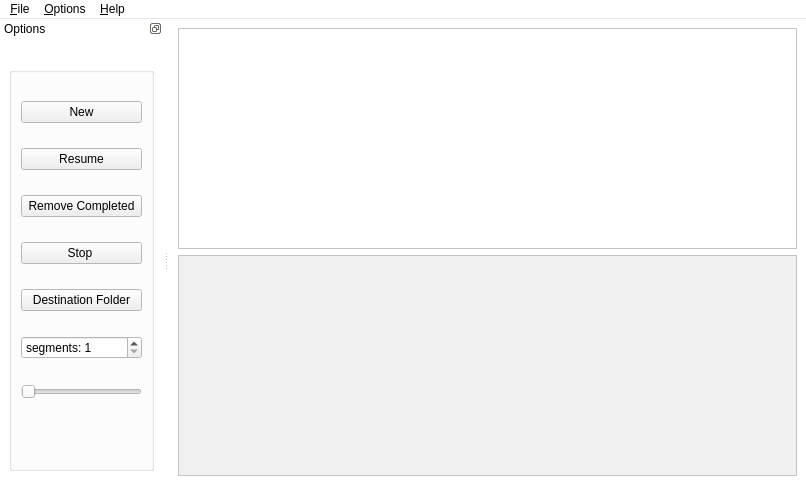
<?xml version="1.0" encoding="UTF-8"?>
<ui version="4.0">
 <author>Fabrizio Di Marco</author>
 <class>karia2</class>
 <widget class="QMainWindow" name="karia2">
  <property name="windowModality">
   <enum>Qt::NonModal</enum>
  </property>
  <property name="geometry">
   <rect>
    <x>0</x>
    <y>0</y>
    <width>806</width>
    <height>501</height>
   </rect>
  </property>
  <property name="palette">
   <palette>
    <active>
     <colorrole role="Base">
      <brush brushstyle="SolidPattern">
       <color alpha="255">
        <red>255</red>
        <green>255</green>
        <blue>255</blue>
       </color>
      </brush>
     </colorrole>
     <colorrole role="Window">
      <brush brushstyle="SolidPattern">
       <color alpha="255">
        <red>255</red>
        <green>255</green>
        <blue>255</blue>
       </color>
      </brush>
     </colorrole>
    </active>
    <inactive>
     <colorrole role="Base">
      <brush brushstyle="SolidPattern">
       <color alpha="255">
        <red>255</red>
        <green>255</green>
        <blue>255</blue>
       </color>
      </brush>
     </colorrole>
     <colorrole role="Window">
      <brush brushstyle="SolidPattern">
       <color alpha="255">
        <red>255</red>
        <green>255</green>
        <blue>255</blue>
       </color>
      </brush>
     </colorrole>
    </inactive>
    <disabled>
     <colorrole role="Base">
      <brush brushstyle="SolidPattern">
       <color alpha="255">
        <red>255</red>
        <green>255</green>
        <blue>255</blue>
       </color>
      </brush>
     </colorrole>
     <colorrole role="Window">
      <brush brushstyle="SolidPattern">
       <color alpha="255">
        <red>255</red>
        <green>255</green>
        <blue>255</blue>
       </color>
      </brush>
     </colorrole>
    </disabled>
   </palette>
  </property>
  <property name="font">
   <font>
    <family>Lucida Grande</family>
   </font>
  </property>
  <property name="windowTitle">
   <string>karia2</string>
  </property>
  <property name="toolButtonStyle">
   <enum>Qt::ToolButtonIconOnly</enum>
  </property>
  <property name="dockNestingEnabled">
   <bool>false</bool>
  </property>
  <property name="unifiedTitleAndToolBarOnMac">
   <bool>false</bool>
  </property>
  <widget class="QWidget" name="centralwidget">
   <layout class="QGridLayout">
    <item row="1" column="0">
     <widget class="QTextBrowser" name="textBrowser">
      <property name="palette">
       <palette>
        <active>
         <colorrole role="Light">
          <brush brushstyle="SolidPattern">
           <color alpha="255">
            <red>255</red>
            <green>255</green>
            <blue>255</blue>
           </color>
          </brush>
         </colorrole>
         <colorrole role="Base">
          <brush brushstyle="SolidPattern">
           <color alpha="255">
            <red>240</red>
            <green>240</green>
            <blue>240</blue>
           </color>
          </brush>
         </colorrole>
        </active>
        <inactive>
         <colorrole role="Light">
          <brush brushstyle="SolidPattern">
           <color alpha="255">
            <red>255</red>
            <green>255</green>
            <blue>255</blue>
           </color>
          </brush>
         </colorrole>
         <colorrole role="Base">
          <brush brushstyle="SolidPattern">
           <color alpha="255">
            <red>240</red>
            <green>240</green>
            <blue>240</blue>
           </color>
          </brush>
         </colorrole>
        </inactive>
        <disabled>
         <colorrole role="Light">
          <brush brushstyle="SolidPattern">
           <color alpha="255">
            <red>255</red>
            <green>255</green>
            <blue>255</blue>
           </color>
          </brush>
         </colorrole>
         <colorrole role="Base">
          <brush brushstyle="SolidPattern">
           <color alpha="255">
            <red>255</red>
            <green>255</green>
            <blue>255</blue>
           </color>
          </brush>
         </colorrole>
        </disabled>
       </palette>
      </property>
      <property name="readOnly">
       <bool>false</bool>
      </property>
      <property name="cursorWidth">
       <number>0</number>
      </property>
     </widget>
    </item>
    <item row="2" column="0">
     <widget class="QLabel" name="label">
      <property name="palette">
       <palette>
        <active>
         <colorrole role="Base">
          <brush brushstyle="SolidPattern">
           <color alpha="255">
            <red>255</red>
            <green>255</green>
            <blue>255</blue>
           </color>
          </brush>
         </colorrole>
         <colorrole role="Window">
          <brush brushstyle="SolidPattern">
           <color alpha="255">
            <red>255</red>
            <green>255</green>
            <blue>255</blue>
           </color>
          </brush>
         </colorrole>
        </active>
        <inactive>
         <colorrole role="Base">
          <brush brushstyle="SolidPattern">
           <color alpha="255">
            <red>255</red>
            <green>255</green>
            <blue>255</blue>
           </color>
          </brush>
         </colorrole>
         <colorrole role="Window">
          <brush brushstyle="SolidPattern">
           <color alpha="255">
            <red>255</red>
            <green>255</green>
            <blue>255</blue>
           </color>
          </brush>
         </colorrole>
        </inactive>
        <disabled>
         <colorrole role="Base">
          <brush brushstyle="SolidPattern">
           <color alpha="255">
            <red>255</red>
            <green>255</green>
            <blue>255</blue>
           </color>
          </brush>
         </colorrole>
         <colorrole role="Window">
          <brush brushstyle="SolidPattern">
           <color alpha="255">
            <red>255</red>
            <green>255</green>
            <blue>255</blue>
           </color>
          </brush>
         </colorrole>
        </disabled>
       </palette>
      </property>
      <property name="font">
       <font>
        <family>Lucida Grande</family>
        <pointsize>7</pointsize>
       </font>
      </property>
      <property name="frameShadow">
       <enum>QFrame::Raised</enum>
      </property>
      <property name="text">
       <string/>
      </property>
     </widget>
    </item>
    <item row="0" column="0">
     <widget class="QListWidget" name="listWidget"/>
    </item>
   </layout>
  </widget>
  <widget class="QMenuBar" name="menubar">
   <property name="geometry">
    <rect>
     <x>0</x>
     <y>0</y>
     <width>806</width>
     <height>21</height>
    </rect>
   </property>
   <widget class="QMenu" name="menuOptions">
    <property name="title">
     <string>&amp;Options</string>
    </property>
    <addaction name="actionDestination_folder"/>
   </widget>
   <widget class="QMenu" name="menuHelp">
    <property name="title">
     <string>&amp;Help</string>
    </property>
    <addaction name="actionAbout"/>
   </widget>
   <widget class="QMenu" name="menuFile">
    <property name="title">
     <string>&amp;File</string>
    </property>
    <addaction name="actionOpen_URL"/>
    <addaction name="actionResume"/>
    <addaction name="separator"/>
    <addaction name="actionExit"/>
   </widget>
   <addaction name="menuFile"/>
   <addaction name="menuOptions"/>
   <addaction name="menuHelp"/>
  </widget>
  <widget class="QDockWidget" name="dockWidget">
   <property name="autoFillBackground">
    <bool>false</bool>
   </property>
   <property name="styleSheet">
    <string>Qt::WindowStaysOnTopHint</string>
   </property>
   <property name="features">
    <set>QDockWidget::DockWidgetFloatable|QDockWidget::DockWidgetMovable</set>
   </property>
   <property name="allowedAreas">
    <set>Qt::LeftDockWidgetArea|Qt::RightDockWidgetArea</set>
   </property>
   <property name="windowTitle">
    <string>Options</string>
   </property>
   <attribute name="dockWidgetArea">
    <number>1</number>
   </attribute>
   <widget class="QWidget" name="dockWidgetContents">
    <layout class="QGridLayout">
     <item row="0" column="0">
      <spacer>
       <property name="orientation">
        <enum>Qt::Vertical</enum>
       </property>
       <property name="sizeType">
        <enum>QSizePolicy::Fixed</enum>
       </property>
       <property name="sizeHint" stdset="0">
        <size>
         <width>20</width>
         <height>20</height>
        </size>
       </property>
      </spacer>
     </item>
     <item row="1" column="0">
      <widget class="QGroupBox" name="groupBox">
       <property name="title">
        <string/>
       </property>
       <layout class="QGridLayout">
        <item row="0" column="0">
         <widget class="QPushButton" name="pushButton_5">
          <property name="cursor">
           <cursorShape>PointingHandCursor</cursorShape>
          </property>
          <property name="text">
           <string>New</string>
          </property>
         </widget>
        </item>
        <item row="1" column="0">
         <widget class="QPushButton" name="pushButton_6">
          <property name="cursor">
           <cursorShape>PointingHandCursor</cursorShape>
          </property>
          <property name="text">
           <string>Resume</string>
          </property>
         </widget>
        </item>
        <item row="2" column="0">
         <widget class="QPushButton" name="pushButton">
          <property name="cursor">
           <cursorShape>PointingHandCursor</cursorShape>
          </property>
          <property name="text">
           <string>Remove Completed</string>
          </property>
         </widget>
        </item>
        <item row="3" column="0">
         <widget class="QPushButton" name="pushButton_4">
          <property name="cursor">
           <cursorShape>PointingHandCursor</cursorShape>
          </property>
          <property name="text">
           <string>Stop </string>
          </property>
         </widget>
        </item>
        <item row="4" column="0">
         <widget class="QPushButton" name="pushButton_2">
          <property name="cursor">
           <cursorShape>PointingHandCursor</cursorShape>
          </property>
          <property name="text">
           <string>Destination Folder</string>
          </property>
         </widget>
        </item>
        <item row="8" column="0">
         <spacer>
          <property name="orientation">
           <enum>Qt::Vertical</enum>
          </property>
          <property name="sizeType">
           <enum>QSizePolicy::Fixed</enum>
          </property>
          <property name="sizeHint" stdset="0">
           <size>
            <width>20</width>
            <height>40</height>
           </size>
          </property>
         </spacer>
        </item>
        <item row="6" column="0">
         <widget class="QSpinBox" name="spinBox">
          <property name="prefix">
           <string>segments: </string>
          </property>
          <property name="minimum">
           <number>1</number>
          </property>
          <property name="maximum">
           <number>10</number>
          </property>
          <property name="singleStep">
           <number>1</number>
          </property>
         </widget>
        </item>
        <item row="7" column="0">
         <widget class="QSlider" name="horizontalSlider">
          <property name="focusPolicy">
           <enum>Qt::NoFocus</enum>
          </property>
          <property name="minimum">
           <number>1</number>
          </property>
          <property name="maximum">
           <number>10</number>
          </property>
          <property name="pageStep">
           <number>5</number>
          </property>
          <property name="orientation">
           <enum>Qt::Horizontal</enum>
          </property>
         </widget>
        </item>
       </layout>
      </widget>
     </item>
     <item row="2" column="0">
      <spacer>
       <property name="orientation">
        <enum>Qt::Vertical</enum>
       </property>
       <property name="sizeType">
        <enum>QSizePolicy::Fixed</enum>
       </property>
       <property name="sizeHint" stdset="0">
        <size>
         <width>145</width>
         <height>21</height>
        </size>
       </property>
      </spacer>
     </item>
    </layout>
   </widget>
  </widget>
  <action name="actionOpen_URL">
   <property name="text">
    <string>URL</string>
   </property>
  </action>
  <action name="action1_segment">
   <property name="text">
    <string>1 segment</string>
   </property>
  </action>
  <action name="action2_segments">
   <property name="text">
    <string>2 segments</string>
   </property>
  </action>
  <action name="action3_segments">
   <property name="text">
    <string>3 segments</string>
   </property>
  </action>
  <action name="action4_segments">
   <property name="text">
    <string>4 segments</string>
   </property>
  </action>
  <action name="action5_segments">
   <property name="text">
    <string>5 segments</string>
   </property>
  </action>
  <action name="actionN_segments">
   <property name="text">
    <string>n segments</string>
   </property>
  </action>
  <action name="actionDestination_folder">
   <property name="text">
    <string>&amp;Destination folder</string>
   </property>
  </action>
  <action name="actionExit">
   <property name="text">
    <string>&amp;Exit</string>
   </property>
  </action>
  <action name="actionResume">
   <property name="text">
    <string>Resume</string>
   </property>
  </action>
  <action name="actionAbout">
   <property name="text">
    <string>&amp;About karia2</string>
   </property>
   <property name="iconText">
    <string>About karia2</string>
   </property>
  </action>
  <action name="actionDsfdsf">
   <property name="text">
    <string>dsfdsf</string>
   </property>
  </action>
  <action name="actionDsfdsfdsfdsfdsf">
   <property name="text">
    <string>dsfdsfdsfdsfdsf</string>
   </property>
  </action>
 </widget>
 <resources>
  <include location="karia2.qrc"/>
 </resources>
 <connections>
  <connection>
   <sender>actionExit</sender>
   <signal>triggered()</signal>
   <receiver>karia2</receiver>
   <slot>close()</slot>
   <hints>
    <hint type="sourcelabel">
     <x>-1</x>
     <y>-1</y>
    </hint>
    <hint type="destinationlabel">
     <x>281</x>
     <y>177</y>
    </hint>
   </hints>
  </connection>
  <connection>
   <sender>spinBox</sender>
   <signal>valueChanged(int)</signal>
   <receiver>horizontalSlider</receiver>
   <slot>setValue(int)</slot>
   <hints>
    <hint type="sourcelabel">
     <x>84</x>
     <y>289</y>
    </hint>
    <hint type="destinationlabel">
     <x>84</x>
     <y>315</y>
    </hint>
   </hints>
  </connection>
  <connection>
   <sender>horizontalSlider</sender>
   <signal>valueChanged(int)</signal>
   <receiver>spinBox</receiver>
   <slot>setValue(int)</slot>
   <hints>
    <hint type="sourcelabel">
     <x>84</x>
     <y>315</y>
    </hint>
    <hint type="destinationlabel">
     <x>84</x>
     <y>289</y>
    </hint>
   </hints>
  </connection>
 </connections>
 <designerdata>
  <property name="gridDeltaX">
   <number>10</number>
  </property>
  <property name="gridDeltaY">
   <number>10</number>
  </property>
  <property name="gridSnapX">
   <bool>true</bool>
  </property>
  <property name="gridSnapY">
   <bool>true</bool>
  </property>
  <property name="gridVisible">
   <bool>true</bool>
  </property>
 </designerdata>
</ui>
